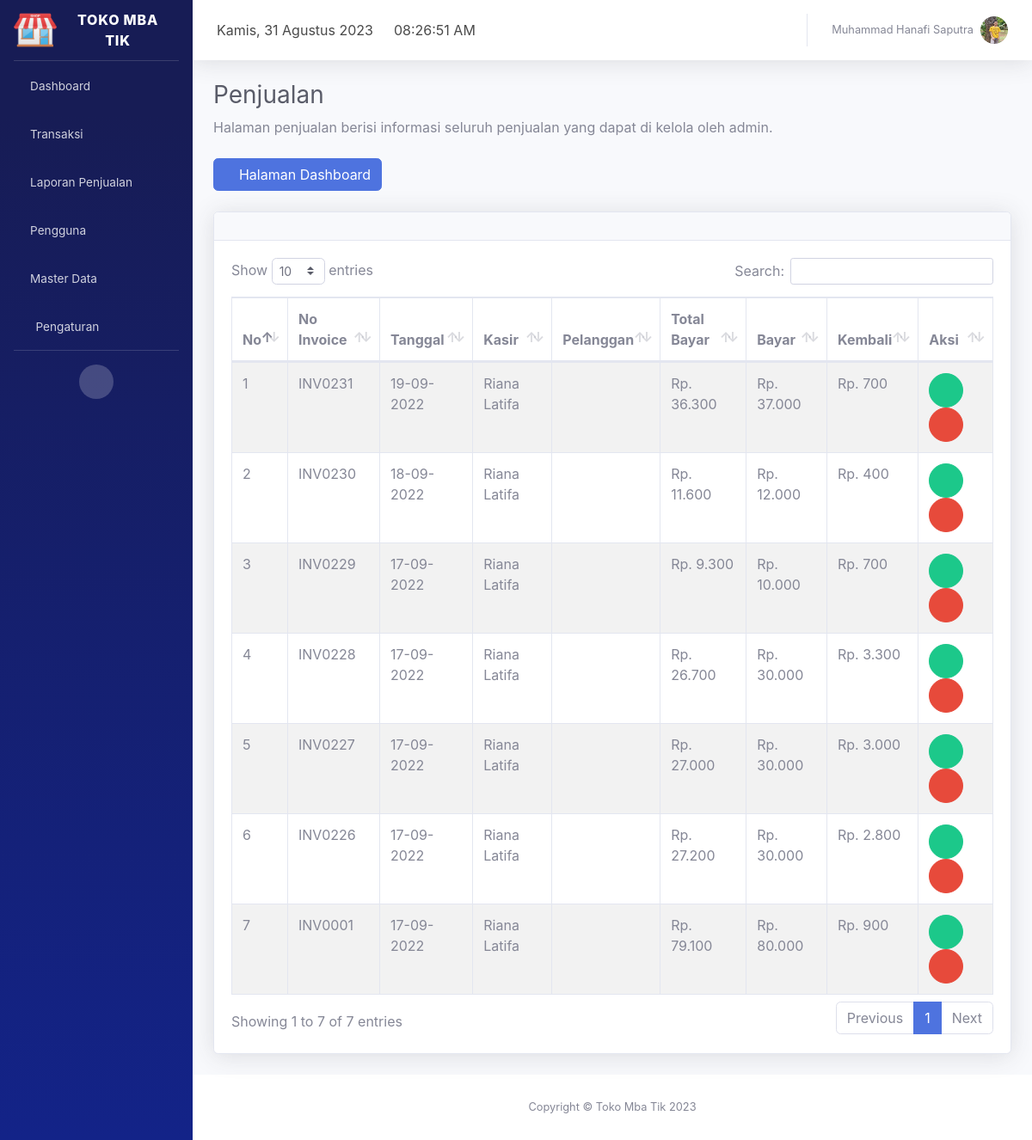
The page /index.php?page=data_penjualan (signed in) on the database its author committed.
### tables this page shows
CREATE TABLE `profil_aplikasi` (
  `id` int(11) NOT NULL,
  `nama_aplikasi` varchar(30) NOT NULL,
  `alamat` varchar(100) NOT NULL,
  `no_telp` char(14) NOT NULL,
  `website` varchar(50) NOT NULL,
  `logo` varchar(100) NOT NULL
);

CREATE TABLE `pengguna` (
  `id_pengguna` int(11) NOT NULL,
  `kode_pengguna` char(9) NOT NULL,
  `nama_pengguna` varchar(50) NOT NULL,
  `email` varchar(35) NOT NULL,
  `no_telp` char(14) NOT NULL,
  `foto` varchar(100) NOT NULL,
  `username` varchar(50) NOT NULL,
  `password` varchar(500) NOT NULL,
  `level` varchar(10) NOT NULL,
  `status` int(11) NOT NULL
);

CREATE TABLE `penjualan` (
  `id_penjualan` int(11) NOT NULL,
  `no_invoice` char(10) NOT NULL,
  `tanggal` timestamp NOT NULL DEFAULT current_timestamp() ON UPDATE current_timestamp(),
  `id_kasir` int(11) NOT NULL,
  `kode_pelanggan` char(9) NOT NULL,
  `total_bayar` mediumint(9) NOT NULL,
  `bayar` mediumint(9) NOT NULL,
  `kembali` mediumint(9) NOT NULL
);

### page/penjualan/index.php (the view, shortened to what this page needs)
<div class="container-fluid">
  <h1 class="h3 mb-2 text-gray-800">Penjualan</h1>
  <p class="mb-4">Halaman penjualan berisi informasi seluruh penjualan yang dapat di kelola oleh admin.</p>
  <a href="index.php?page=dashboard"><button class="btn btn-primary"><i class="fa fa-angle-left"></i> Halaman Dashboard</button></a>
  <br /><br />
  <div class="card shadow mb-4">
    <div class="card-header py-3">
    </div>
    <div class="card-body">
      <div class="table-responsive">
        <table class="table table-bordered table-striped" id="dataTable" width="100%" cellspacing="0">
          <thead>
            <tr>
              <th>No</th>
              <th>No Invoice</th>
              <th>Tanggal</th>
              <th>Kasir</th>
              <th>Pelanggan</th>
              <th>Total Bayar</th>
              <th>Bayar</th>
              <th>Kembali</th>
              <th>Aksi</th>
            </tr>
          </thead>
          <tbody>
            <?php
            include 'config/database.php';
            if ($_SESSION["level"] == "Kasir") {
              $kasir = $_SESSION["id_pengguna"];
              $sql = "select * from penjualan left join pelanggan on penjualan.kode_pelanggan=pelanggan.kode_pelanggan left join pengguna on pengguna.id_pengguna=penjualan.id_kasir where id_kasir=$kasir order by id_penjualan desc";
            } else {
              $sql = "select * from penjualan left join pelanggan on penjualan.kode_pelanggan=pelanggan.kode_pelanggan left join pengguna on pengguna.id_pengguna=penjualan.id_kasir order by id_penjualan desc";
            }
            $hasil = mysqli_query($kon, $sql);
            $no = 0;
            while ($data = mysqli_fetch_array($hasil)) :
              $no++;
            ?>
              <tr>
                <td><?php echo $no; ?></td>
                <td><?php echo $data['no_invoice']; ?></td>
                <td><?php echo date('d-m-Y', strtotime($data["tanggal"])); ?></td>
                <td><?php echo $data['nama_pengguna']; ?></td>
                <td><?php echo $data['nama_pelanggan']; ?></td>
                <td>Rp. <?php echo number_format($data['total_bayar'], 0, ',', '.'); ?></td>
                <td>Rp. <?php echo number_format($data['bayar'], 0, ',', '.'); ?></td>
                <td>Rp. <?php echo number_format($data['kembali'], 0, ',', '.'); ?></td>
                <td>
                  <a href="index.php?page=detail_penjualan&id_penjualan=<?php echo $data['id_penjualan']; ?>" class="btn btn-success btn-circle" id_penjualan="<?php echo $data['id_penjualan']; ?>" data-toggle="tooltip" title="Detail penjualan" data-placement="top"><i class="fas fa-mouse-pointer"></i></a>
                  <?php if ($_SESSION["level"] == "Admin") : ?>
                    <button class="btn-hapus btn btn-danger btn-circle" id_penjualan="<?php echo $data['id_penjualan']; ?>" no_invoice="<?php echo $data['no_invoice']; ?>" data-toggle="tooltip" title="Hapus penjualan" data-placement="top"><i class="fas fa-trash"></i></button>
                  <?php endif; ?>
                </td>
              </tr>
            <?php endwhile; ?>
          </tbody>
        </table>
      </div>
    </div>
  </div>
</div>

### index.php (shortened to what this page needs)
<?php
include 'config/database.php';
$hasil = mysqli_query($kon, "select * from profil_aplikasi order by nama_aplikasi desc limit 1");
$data = mysqli_fetch_array($hasil);
?>
<!DOCTYPE html>
<html lang="en">
<head>
  <link href="assets/vendor/fontawesome-free/css/all.min.css" rel="stylesheet" type="text/css">
  <link href="assets/font/font.css" rel="stylesheet">
  <link href="assets/css/sb-admin-2.min.css" rel="stylesheet">
  <link href="assets/vendor/datatables/dataTables.bootstrap4.min.css" rel="stylesheet">
  <link rel="stylesheet" href="assets/plugin/datepicker/css/datepicker.css">
</head>
<body>
  <div id="wrapper">
    <ul class="navbar-nav sidebar sidebar-dark accordion" id="accordionSidebar" style="background-image: linear-gradient(180deg,#171c55 10%,#132388 100%);">
      <a class="sidebar-brand d-flex align-items-center justify-content-center" href="index.php?page=dashboard">
        <div class="sidebar-brand-icon">
          <img src="page/aplikasi/logo/<?php echo $data['logo']; ?>" width="50px" alt="brand" />
        </div>
        <div class="sidebar-brand-text mx-3"><?php echo $data['nama_aplikasi']; ?></div>
      </a>
      <hr class="sidebar-divider my-0">
      <li class="nav-item">
        <a class="nav-link" href="index.php?page=dashboard">
          <i class="fas fa-home"></i>
          <span>Dashboard</span></a>
      </li>
      <li class="nav-item">
        <a class="nav-link collapsed" href="#" data-toggle="collapse" data-target="#transaksi" aria-expanded="true" aria-controls="collapseTwo">
          <i class="fas fa-shopping-cart"></i>
          <span>Transaksi</span>
        </a>
      </li>
      <?php if ($_SESSION["level"] == "Admin" || $_SESSION["level"] == "Manajer") : ?>
        <li class="nav-item">
          <a class="nav-link collapsed" href="#" data-toggle="collapse" data-target="#laporan" aria-expanded="true" aria-controls="collapseTwo">
            <i class="fas fa-book"></i>
            <span>Laporan Penjualan</span>
          </a>
        </li>
      <?php endif; ?>
      <?php if ($_SESSION["level"] == "Admin") : ?>
        <li class="nav-item">
          <a class="nav-link collapsed" href="#" data-toggle="collapse" data-target="#pengguna" aria-expanded="true" aria-controls="collapseTwo">
            <i class="fas fa-users"></i>
            <span>Pengguna</span>
          </a>
        </li>
        <li class="nav-item">
          <a class="nav-link collapsed" href="#" data-toggle="collapse" data-target="#master_data" aria-expanded="true" aria-controls="collapseTwo">
            <i class="fas fa-database"></i>
            <span>Master Data</span>
          </a>
        </li>
      <?php endif; ?>
      <?php if ($_SESSION["level"] == "Admin") : ?>
        <li class="nav-item">
          <a class="nav-link collapsed" href="#" data-toggle="collapse" data-target="#pengaturan" aria-expanded="true" aria-controls="collapseTwo">
            <i class="fas fa-fw fa-cog"></i>
            <span>Pengaturan</span>
          </a>
        </li>
      <?php endif; ?>
      <hr class="sidebar-divider d-none d-md-block">
      <div class="text-center d-none d-md-inline">
        <button class="rounded-circle border-0" id="sidebarToggle"></button>
      </div>
    </ul>
    <div id="content-wrapper" class="d-flex flex-column">
      <div id="content">
        <nav class="navbar navbar-expand navbar-light bg-white topbar mb-4 static-top shadow">
          <div class="top-navbar d-none d-xl-block">
            <ul class="navbar-nav align-items-center">
              <li class="nav-item">
                <a class="nav-link">
                  <div id="date">
                  </div>
                </a>
              </li>
            </ul>
          </div>
          <div class="top-navbar d-none d-xl-block">
            <ul class="navbar-nav align-items-center">
              <li class="nav-item">
                <a class="nav-link">
                  <div id="clock">
                  </div>
                </a>
              </li>
            </ul>
          </div>
          <ul class="navbar-nav ml-auto">
            <?php
            include 'config/database.php';
            $id_pengguna = $_SESSION["id_pengguna"];
            $hasil = mysqli_query($kon, "select nama_pengguna,foto from pengguna where id_pengguna=$id_pengguna");
            $row = mysqli_fetch_array($hasil);
            ?>
            <li class="nav-item dropdown no-arrow">
              <a class="nav-link dropdown-toggle" href="#" id="userDropdown" role="button" data-toggle="dropdown" aria-haspopup="true" aria-expanded="false">
                <span class="mr-2 d-none d-lg-inline text-gray-600 small"><?php echo $row["nama_pengguna"]; ?></span>
                <img class="img-profile rounded-circle" src="page/pengguna/foto/<?php echo $row["foto"]; ?>">
              </a>
            </li>
          </ul>
        </nav>
        <?php
        if (isset($_GET['page'])) {
          $page = $_GET['page'];
          switch ($page) {
            case 'data_penjualan':
              include "page/penjualan/index.php";
              break;
          }
        }
        ?>
      </div>
      <?php
      include 'config/database.php';
      $hasil = mysqli_query($kon, "select * from profil_aplikasi order by nama_aplikasi desc limit 1");
      $data = mysqli_fetch_array($hasil);
      ?>
      <footer class="sticky-footer bg-white">
        <div class="container my-auto">
          <div class="copyright text-center my-auto">
            <span>Copyright &copy; <?php echo $data['nama_aplikasi']; ?> <?php echo date('Y'); ?> </span>
          </div>
        </div>
      </footer>
    </div>
  </div>
  <link href="assets/plugin/select2/select2.min.css" rel="stylesheet" />
</body>
</html>

### rows shown on the page
profil_aplikasi: logo (picture), nama_aplikasi "TOKO MBA TIK", nama_aplikasi "Toko Mba Tik"
pengguna: nama_pengguna "Muhammad Hanafi Saputra", foto (picture)
penjualan: no_invoice "INV0231", tanggal "19-09-2022", pengguna.nama_pengguna "Riana Latifa", total_bayar "36.300", bayar "37.000", kembali "700"
penjualan: no_invoice "INV0230", tanggal "18-09-2022", pengguna.nama_pengguna "Riana Latifa", total_bayar "11.600", bayar "12.000", kembali "400"
penjualan: no_invoice "INV0229", tanggal "17-09-2022", pengguna.nama_pengguna "Riana Latifa", total_bayar "9.300", bayar "10.000", kembali "700"
penjualan: no_invoice "INV0228", tanggal "17-09-2022", pengguna.nama_pengguna "Riana Latifa", total_bayar "26.700", bayar "30.000", kembali "3.300"
penjualan: no_invoice "INV0227", tanggal "17-09-2022", pengguna.nama_pengguna "Riana Latifa", total_bayar "27.000", bayar "30.000", kembali "3.000"
penjualan: no_invoice "INV0226", tanggal "17-09-2022", pengguna.nama_pengguna "Riana Latifa", total_bayar "27.200", bayar "30.000", kembali "2.800"
penjualan: no_invoice "INV0001", tanggal "17-09-2022", pengguna.nama_pengguna "Riana Latifa", total_bayar "79.100", bayar "80.000", kembali "900"
